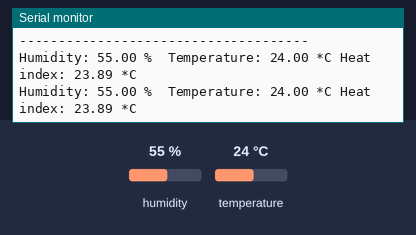
Bench run of a sketch on a simulated Arduino Uno, built with avr-gcc and run on an emulated ATmega328P. Parts: the last lines printed to the serial monitor. The inputs (shaded band) are chosen by the test bench; at power-on: humidity 55 %, temperature 24 °C.

Above: at 5.0 s.
5.1 s: humidity set to 22 %
At 7.0 s:
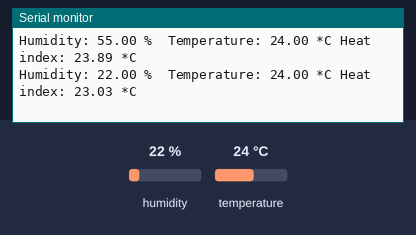
8.2 s: temperature set to 12 °C
At 9.6 s:
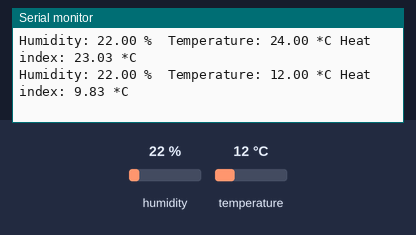
11.3 s: humidity set to 40 %
At 13.4 s:
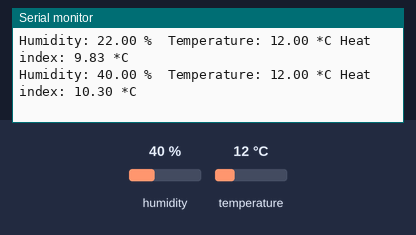
Timing chart, 0 to 14.9 s (numbered marks = the images above; inputs shaded):
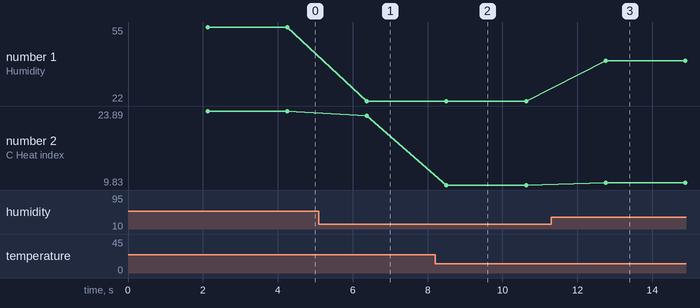

The sketch:

DHT11.ino
```cpp
#include "DHT.h"

#define DHTPIN 13     // what digital pin the DHT22 is conected to
#define DHTTYPE DHT11   // there are multiple kinds of DHT sensors

DHT dht(DHTPIN, DHTTYPE);

void setup() {
  Serial.begin(115200);
  Serial.setTimeout(2000);

  // Wait for serial to initialize.
  while(!Serial) { }

  Serial.println("Device Started");
  Serial.println("-------------------------------------");
  Serial.println("Running DHT!");
  Serial.println("-------------------------------------");

}

int timeSinceLastRead = 0;
void loop() {

  // Report every 2 seconds.
  if(timeSinceLastRead > 2000) {
    // Reading temperature or humidity takes about 250 milliseconds!
    // Sensor readings may also be up to 2 seconds 'old' (its a very slow sensor)
    float h = dht.readHumidity();
    // Read temperature as Celsius (the default)
    float t = dht.readTemperature();
    // Read temperature as Fahrenheit (isFahrenheit = true)
    //float f = dht.readTemperature(true);

    // Check if any reads failed and exit early (to try again).
    if (isnan(h) || isnan(t) ) {
      Serial.println("Failed to read from DHT sensor!");
      timeSinceLastRead = 0;
      return;
    }

    // Compute heat index in Fahrenheit (the default)
    //float hif = dht.computeHeatIndex(f, h);
    // Compute heat index in Celsius (isFahreheit = false)
    float hic = dht.computeHeatIndex(t, h, false);

    Serial.print("Humidity: ");
    Serial.print(h);
    Serial.print(" %\t");
    Serial.print("Temperature: ");
    Serial.print(t);
    Serial.print(" *C ");
    //Serial.print(f);
    //Serial.print(" *F\t");
    Serial.print("Heat index: ");
    Serial.print(hic);
    Serial.print(" *C \n");
    //Serial.print(hif);
    //Serial.println(" *F");

    timeSinceLastRead = 0;
  }
  delay(100);
  timeSinceLastRead += 100;
}
```

Measured:
- after the input at 5.1 s, the serial monitor: prints a new line after 1.3 s (image 1)
- after the input at 8.2 s, the serial monitor: prints a new line after 0.30 s (image 2)
- after the input at 11.3 s, the serial monitor: prints a new line after 1.5 s (image 3)
- plotted number 1: 55 → 22 after the input at 5.1 s, 22 → 40 after the input at 11.3 s
- plotted number 2: 23.89 → 23.03 after the input at 5.1 s, 23.03 → 9.83 after the input at 8.2 s, 9.83 → 10.3 after the input at 11.3 s
